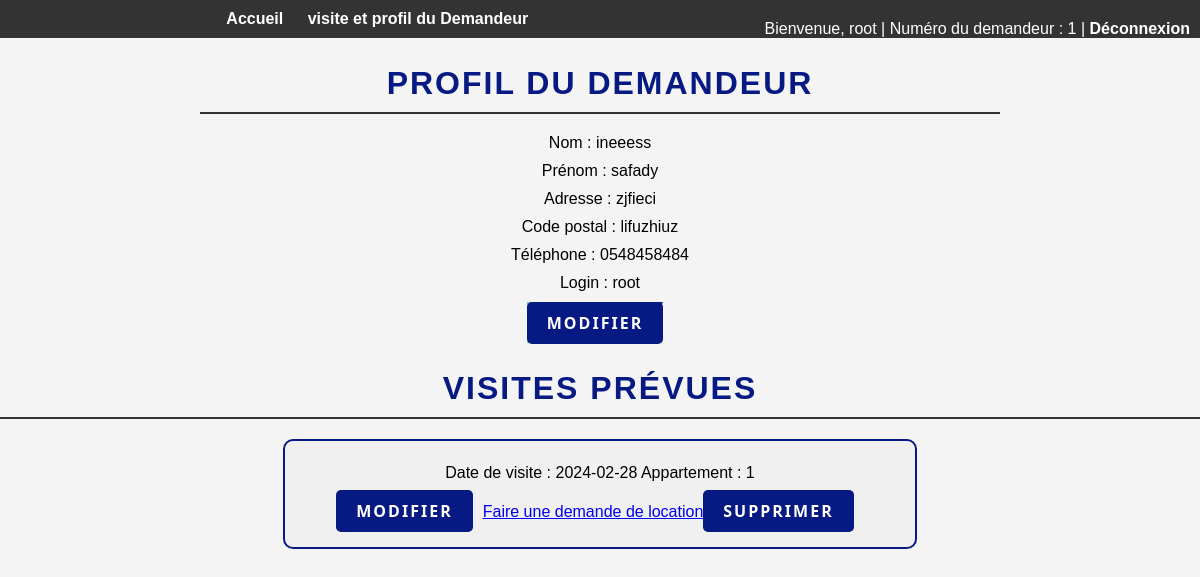
The page /vue/appartement_loué.php (signed in) on the database its author committed.
### tables this page shows
CREATE TABLE IF NOT EXISTS `demandeurs` (
  `num_demandeur` int NOT NULL AUTO_INCREMENT,
  `nom_demandeur` varchar(255) DEFAULT NULL,
  `prenom_demandeur` varchar(255) DEFAULT NULL,
  `adresse_demandeur` varchar(255) DEFAULT NULL,
  `cp_demandeur` varchar(10) DEFAULT NULL,
  `tel_demandeur` varchar(15) DEFAULT NULL,
  `login` varchar(50) DEFAULT NULL,
  `motdepasse_demandeur` varchar(255) DEFAULT NULL,
  PRIMARY KEY (`num_demandeur`)
);

CREATE TABLE IF NOT EXISTS `visite` (
  `id_visite` int NOT NULL AUTO_INCREMENT,
  `num_demandeur` int DEFAULT NULL,
  `date_visite` date DEFAULT NULL,
  `num_appt` int DEFAULT NULL,
  PRIMARY KEY (`id_visite`),
  KEY `num_demandeur` (`num_demandeur`),
  KEY `num_appt` (`num_appt`),
  CONSTRAINT `visite_ibfk_1` FOREIGN KEY (`num_demandeur`) REFERENCES `demandeurs` (`num_demandeur`) ON DELETE CASCADE,
  CONSTRAINT `visite_ibfk_2` FOREIGN KEY (`num_appt`) REFERENCES `appartement` (`num_appt`) ON DELETE CASCADE
);

### modele/modele_demandeur.php (called while the page is built, shortened)
<?php
include_once '..\controleur\param_connexion.php';
class demandeurs {
    public function getDemandeurById($id) {
        $connexionDB = new ConnexionDB();
        $maConnexion = $connexionDB->get_connexion();
        $sql = "SELECT * FROM demandeurs WHERE num_demandeur = :id";
        $stmt = $maConnexion->prepare($sql);
        $stmt->bindParam(':id', $id, PDO::PARAM_INT);
        $stmt->execute();
        return $stmt->fetch(PDO::FETCH_ASSOC);
    }
}

### controleur/param_connexion.php (called while the page is built)
<?php
class ConnexionDB
{
    private  $dbHost = 'localhost';
	private  $dbName = 'location_gsb';
    private  $dbUser = 'root';
    private  $dbPassword = '';
	private $maConnexion;
    public function __construct()
    {
        $dsn = 'mysql:dbname='. $this->dbName . ';host=' . $this->dbHost;
        try
		{
            $this->maConnexion = new PDO ($dsn, $this->dbUser, $this->dbPassword );
			$this->maConnexion->setAttribute(PDO::MYSQL_ATTR_INIT_COMMAND, 'SET NAMES utf8');
			$this->maConnexion->setAttribute(PDO::ATTR_DEFAULT_FETCH_MODE, PDO::FETCH_OBJ);
			$this->maConnexion->setAttribute(PDO::ATTR_ERRMODE, PDO::ERRMODE_EXCEPTION);
        }
		catch(PDOException $e)
		{
            die($e->getMessage());
        }
    }
	public function get_connexion()
	{
		return $this->maConnexion;
	}
}

### modele/modele_visite.php (called while the page is built, shortened)
<?php
include_once '..\controleur\param_connexion.php';
class Visite {
    private $maConnexion;
    public function __construct($id_visite = '?', $num_demandeur = '?', $date_visite = '?', $num_appt = '?') {
        $connexionDB = new ConnexionDB();
        $this->maConnexion = $connexionDB->get_connexion();
    }
 public function getVisitesByDemandeur($num_demandeur) {
        try {
            $sql = "SELECT * FROM visite WHERE num_demandeur = :num_demandeur";
            $stmt = $this->maConnexion->prepare($sql);
            $stmt->bindParam(':num_demandeur', $num_demandeur, PDO::PARAM_INT);
            $stmt->execute();
            $visites = $stmt->fetchAll(PDO::FETCH_ASSOC);
            return $visites;
        } catch (PDOException $e) {
            echo "Erreur PDO : " . $e->getMessage();
            return false;
        }
    }
}

### vue/appartement_loué.php (the view, shortened to what this page needs)
<?php
include_once '../modele/modele_visite.php';
include_once '../modele/modele_demandeur.php';
$num_demandeur_connecte = isset($_SESSION['num_demandeur']) ? $_SESSION['num_demandeur'] : null;
$profil_demandeur = (new demandeurs())->getDemandeurById($num_demandeur_connecte);
$visites_prevues = (new Visite())->getVisitesByDemandeur($num_demandeur_connecte);
?>
<!DOCTYPE html>
<html lang="en">
<head>
    <link rel="stylesheet" href="../style/style_appartement.css">
</head>
<body class="cbody">
<nav>
    <ul>
        <li><a href="v_acceuil_demandeur.php">Accueil</a></li>
        <li><a href="appartement_loué.php">visite et profil du Demandeur</a></li>
        <div>Bienvenue, <?php echo (isset($_SESSION['login']) ? $_SESSION['login'] : 'Invité'); ?> |
    Numéro du demandeur : <?php echo (isset($_SESSION['num_demandeur']) ? $_SESSION['num_demandeur'] : 'Invité'); ?> |
    <a href="../modele/deconnexion.php">Déconnexion</a>
</div>
    </ul>
</nav>
<div id="profil" class="cbody">
    <h2>Profil du Demandeur</h2>
    <p>Nom : <span id="nom_demandeur" contenteditable="true"><?php echo $profil_demandeur['nom_demandeur']; ?></span></p>
    <p>Prénom : <span id="prenom_demandeur" contenteditable="true"><?php echo $profil_demandeur['prenom_demandeur']; ?></span></p>
    <p>Adresse : <span id="adresse_demandeur" contenteditable="true"><?php echo $profil_demandeur['adresse_demandeur']; ?></span></p>
    <p>Code postal : <span id="cp_demandeur" contenteditable="true"><?php echo $profil_demandeur['cp_demandeur']; ?></span></p>
    <p>Téléphone : <span id="tel_demandeur" contenteditable="true"><?php echo $profil_demandeur['tel_demandeur']; ?></span></p>
    <p>Login : <span id="login_demandeur" contenteditable="true"><?php echo $profil_demandeur['login']; ?></span></p>
    <button onclick="modifierDemandeur()">Modifier</button>
</div>
<div id="visites" class="cbody">
    <h2>Visites Prévues</h2>
    <?php
    $count = 1;
    foreach ($visites_prevues as $visite_prevue) {
        $apartmentClass = 'apartment' . $count;
        echo "<div class='visite $apartmentClass'>";
        echo "<p> Date de visite : <span id='date_visite_" . $visite_prevue['id_visite'] . "'>" . $visite_prevue['date_visite'] . "</span>";
        echo " Appartement : " . $visite_prevue['num_appt'] . "</p>";
        echo "<button onclick=\"modifierDate(" . $visite_prevue['id_visite'] . ")\">Modifier</button>";
        echo "<a href=\"formulaire_demande.php?num_appt=" . $visite_prevue['num_appt'] . "&num_demandeur=" . $num_demandeur_connecte . "\">Faire une demande de location</a>";
        echo "<button onclick=\"supprimerVisite(" . $visite_prevue['id_visite'] . ")\">Supprimer</button>";
        echo "</div>";
        $count++;
    }
    ?>
</div>
</body>
</html>

### style/style_appartement.css (style rules this page uses)
h2 { color: #071982; font-size: 32px; margin-bottom: 20px; text-align: center; text-transform: uppercase; letter-spacing: 2px; }
button { background-color: #071982; color: #fff; border: none; padding: 8px 12px; border-radius: 4px; cursor: pointer; margin-right: 10px; transition: background-color 0.3s ease; }
body, h1, form, table { margin: 0; padding: 0; }
body { font-family: Arial, sans-serif; background-color: #f4f4f4; }
body { font-family: Arial, sans-serif; margin: 0; padding: 0; }
nav { background-color: #333; color: #fff; padding: 10px; text-align: center; }
nav ul { list-style: none; margin: 0; padding: 0; }
nav li { display: inline-block; margin-right: 20px; }
nav a { color: #fff; text-decoration: none; font-weight: bold; transition: color 0.3s ease-in-out; }
nav div { float: right; margin-top: 10px; }
.cbody { font-family: Arial, sans-serif; margin: 0; padding: 0; text-align: center; }
h2 { border-bottom: 2px solid #333; padding-bottom: 10px; }
#profil { max-width: 600px; max-width: 800px; margin: 20px auto; }
#profil p { margin: 10px 0; }
button { background-color: #071982; color: #fff; padding: 10px 20px; border: none; border-radius: 5px; cursor: pointer; margin-right: 10px; font-family: 'Segoe UI', Tahoma, Geneva, Verdana, sans-serif; font-weight: bold; font-size: 16px; text-transform: uppercase; letter-spacing: 2px; transition: background-color 0.3s ease-in-out; position: relative; }
button::before { content: ''; position: absolute; top: 0; left: 0; width: 100%; height: 100%; background: linear-gradient(45deg, #80ffd3, #071982); clip-path: polygon(0 0, 100% 0, 85% 100%, 0% 100%); z-index: -1; transition: opacity 0.3s ease-in-out; }
.visite { max-width: 600px; margin: 15px auto; background-color: #f0f0f0; border: 2px solid #071982; border-radius: 10px; padding: 15px; transition: max-height 0.3s ease-in-out; }
.visite p { margin: 8px 0; }

### rows shown on the page
demandeurs: nom_demandeur "ineeess", prenom_demandeur "safady", adresse_demandeur "zjfieci", cp_demandeur "lifuzhiuz", tel_demandeur "0548458484", login "root"
visite: date_visite "2024-02-28", num_appt "1"

### other values the page prints
$_SESSION['login'] "root"
$_SESSION['num_demandeur'] "1"
